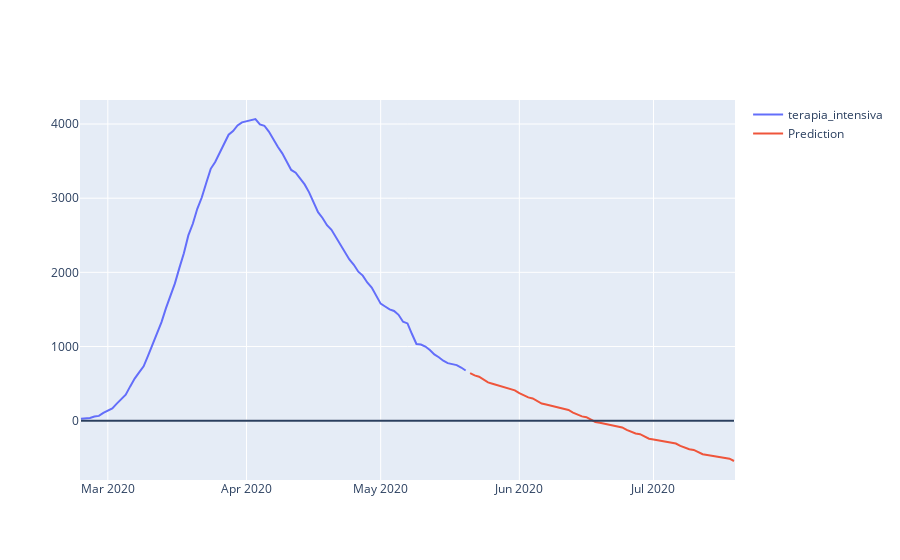

Notebook code cell kept with this figure:
### Markdown cell above
Vediamo come Arima dia l'azzeramento delle terapie intensive intorno al 18 di Giugno.

### Code cell
fig = go.Figure()
fig.add_trace(go.Scatter(x=series_arima.index, y=series_arima["terapia_intensiva"], mode='lines', name='terapia_intensiva'))
fig.add_trace(go.Scatter(x=forecast.index, y=forecast["terapia_intensiva"], mode='lines', name='Prediction'))
fig.add_shape(type="line",x0=series_arima.index[0],y0=0,x1=forecast.index[-1],y1=0)
fig.show()
